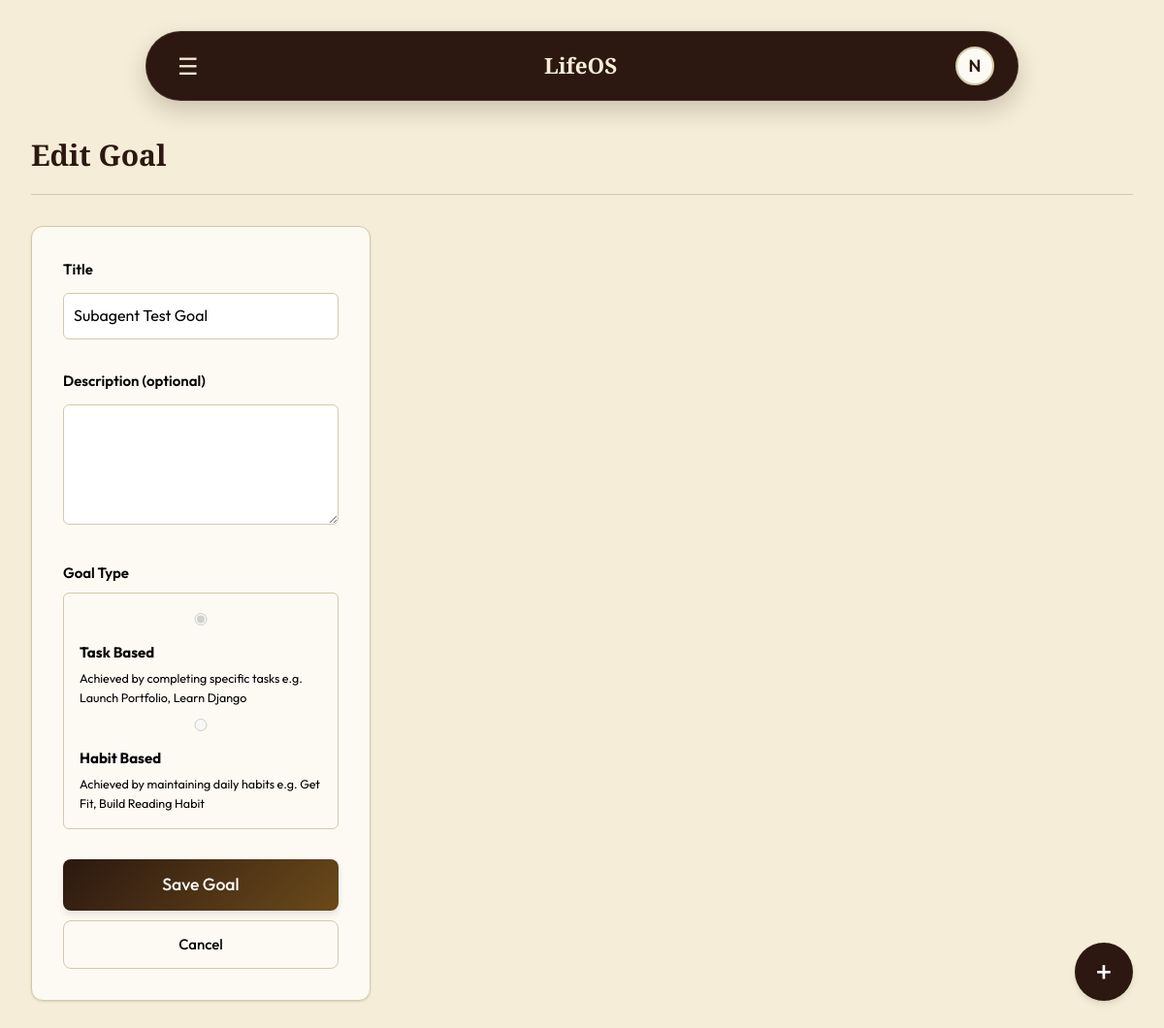
The app's page /goals/131/edit/ (signed in) with its own data.
### lifeos_app/models.py (models this page shows, shortened)
class Goal(models.Model):
    GOAL_TYPE_CHOICES = [
        ('task_based', 'Task Based'),
        ('habit_based', 'Habit Based'),
    ]
    STATUS_CHOICES = [
        ('Active', 'Active'),
        ('Completed', 'Completed'),
    ]
    user = models.ForeignKey(
        User,
        on_delete=models.CASCADE
    )
    title = models.CharField(max_length=200)
    description = models.TextField(
        blank=True,
        null=True
    )
    goal_type = models.CharField(
        max_length=20,
        choices=GOAL_TYPE_CHOICES,
        default='task_based'
    )
    target_days = models.IntegerField(
        null=True,
        blank=True,
        help_text='Only for Habit Based goals'
    )
    status = models.CharField(
        max_length=20,
        choices=STATUS_CHOICES,
        default='Active'
    )
    created_at = models.DateTimeField(
        auto_now_add=True
    )
    completed_at = models.DateTimeField(
        null=True,
        blank=True
    )

### lifeos_app/views.py (the view)
# urls.py: path('goals/<int:goal_id>/edit/', views.edit_goal, name='edit_goal'),
@login_required
def edit_goal(request, goal_id):
    goal = get_object_or_404(
        Goal,
        id=goal_id,
        user=request.user
    )
    if request.method == 'POST':
        form = GoalForm(request.POST, instance=goal)
        if form.is_valid():
            form.save()
            return redirect('goals_list')
    else:
        form = GoalForm(instance=goal)
    return render(
        request,
        'goal_form.html',
        {'form': form, 'goal': goal}
    )

### lifeos_app/forms.py (shortened to what this page needs)
class GoalForm(forms.ModelForm):
    GOAL_TYPE_CHOICES = [
        ('task_based', 'Task Based'),
        ('habit_based', 'Habit Based'),
    ]
    goal_type = forms.ChoiceField(
        choices=GOAL_TYPE_CHOICES,
        widget=forms.RadioSelect,
        initial='task_based',
        required=True
    )
    target_days = forms.IntegerField(
        required=False,
        min_value=1,
        widget=forms.NumberInput(
            attrs={
                'placeholder': 'e.g. 30',
                'min': '1'
            }
        )
    )
    class Meta:
        model = Goal
        fields = [
            'title',
            'description',
            'goal_type',
            'target_days'
        ]
    def __init__(self, *args, **kwargs):
        super().__init__(*args, **kwargs)
        if self.instance and self.instance.pk:
            self.fields['goal_type'].disabled = True
            self.fields['target_days'].disabled = True

### lifeos_app/context_processors.py (called while the page is built)
def overdue_tasks_count(request):
    if request.user.is_authenticated:
        today = datetime.date.today()
        count = Task.objects.filter(
            user=request.user,
            status='Pending',
            due_date__lt=today
        ).count()
        return {'overdue_count': count}
    return {'overdue_count': 0}

### templates/goal_form.html (shortened to what this page needs)
{% extends 'base.html' %}
{% block content %}
<div class="page-header" style="margin-bottom: 2rem;">
    <h1 style="color: var(--color-primary);">{% if form.instance.pk %}Edit Goal{% else %}New Goal{% endif %}</h1>
</div>
<div class="layout-grid">
    <div class="form-section card" style="max-width: 600px; padding: 2rem;">
        <form method="post" action="{% if form.instance.pk %}{% url 'edit_goal' form.instance.pk %}{% else %}{% url 'create_goal' %}{% endif %}">
            <div class="mb-3" style="margin-bottom: 15px;">
                <label style="display:block; margin-bottom:8px; font-weight:600;">Title</label>
                <input type="text" name="title" value="{{ form.title.value|default:'' }}" required class="form-control" style="width:100%; padding:10px; border:1px solid var(--border-color); border-radius:6px; font-size:1rem;">
            </div>
            <div class="mb-3" style="margin-bottom: 15px;">
                <label style="display:block; margin-bottom:8px; font-weight:600;">Description (optional)</label>
                <textarea name="description" rows="4" class="form-control" style="width:100%; padding:10px; border:1px solid var(--border-color); border-radius:6px; font-size:1rem; font-family:inherit;">{{ form.description.value|default:'' }}</textarea>
            </div>
            <div class="mb-3">
                <label class="form-label fw-semibold" style="display:block; margin-bottom:8px; font-weight:600;">
                    Goal Type
                </label>
                <div class="goal-type-selector p-3 border rounded" style="padding: 1rem; border: 1px solid var(--border-color); border-radius: 6px; margin-bottom: 15px;">
                    <div class="form-check mb-2" style="margin-bottom: 0.5rem;">
                        <input class="form-check-input"
                            type="radio"
                            name="goal_type"
                            id="type_task"
                            value="task_based"
                            {% if not form.instance.pk or form.instance.goal_type == 'task_based' %}checked{% endif %}
                            {% if form.instance.pk %}disabled{% endif %}>
                        <label class="form-check-label"
                            for="type_task">
                            <strong>Task Based</strong>
                            <small class="d-block text-muted" style="display:block; color:var(--text-secondary); margin-top:4px;">
                                Achieved by completing specific tasks
                                e.g. Launch Portfolio, Learn Django
                            </small>
                        </label>
                    </div>
                    <div class="form-check">
                        <input class="form-check-input"
                            type="radio"
                            name="goal_type"
                            id="type_habit"
                            value="habit_based"
                            {% if form.instance.pk %}disabled{% endif %}>
                        <label class="form-check-label"
                            for="type_habit">
                            <strong>Habit Based</strong>
                            <small class="d-block text-muted" style="display:block; color:var(--text-secondary); margin-top:4px;">
                                Achieved by maintaining daily habits
                                e.g. Get Fit, Build Reading Habit
                            </small>
                        </label>
                    </div>
                </div>
            </div>
            <button type="submit" class="btn btn-primary" style="padding: 0.75rem 1.5rem; font-size: 1.1rem; width: 100%; margin-top: 1rem;">Save Goal</button>
            <a href="{% url 'goals_list' %}" class="btn btn-secondary" style="display:block; text-align:center; padding: 0.75rem; margin-top: 10px; width: 100%;">Cancel</a>
        </form>
    </div>
</div>
{% endblock %}

### templates/base.html (shortened to what this page needs)
{% load static %}
<!DOCTYPE html>
<html lang="en">
<head>
    <link rel="stylesheet" href="{% static 'css/style.css' %}?v=10">
</head>
<body class="{% block body_class %}{% endblock %}">
    <div class="app-container">
        <main class="main-content">
            {% if user.is_authenticated %}
            <header class="top-nav">
                <div class="top-nav-left">
                    <button id="sidebarToggle" class="nav-icon-btn" aria-label="Toggle Sidebar"
                        style="font-size: 1.5rem; background:none; border:none; cursor:pointer; color:var(--color-bg);">☰</button>
                </div>
                <div class="top-nav-center" style="flex-grow: 1; text-align: center;">
                    <h2 style="margin: 0; font-family: 'Playfair Display', serif; color: var(--color-bg);">LifeOS</h2>
                </div>
                <div class="top-nav-right">
                    <div class="profile-menu-container">
                        <button class="avatar-btn" id="avatarBtn" aria-label="Profile Menu">
                            <span class="avatar-initial">{{ user.username.0|upper }}</span>
                        </button>
                    </div>
                </div>
            </header>
            {% endif %}
            <div class="content-wrapper">
                {% block content %}
                {% endblock %}
            </div>
        </main>
    </div>
    {% if user.is_authenticated and not is_admin_dashboard %}
    <button id="fabBtn" class="fab-btn">+</button>
    {% endif %}
</body>
</html>

### records on screen
Goal: title "Subagent Test Goal", goal_type "☑ Task Based Achieved by complet", goal_type "☐ Habit Based Achieved by mainta"

### other values on screen
{{ user.username.0|upper }} "N"
